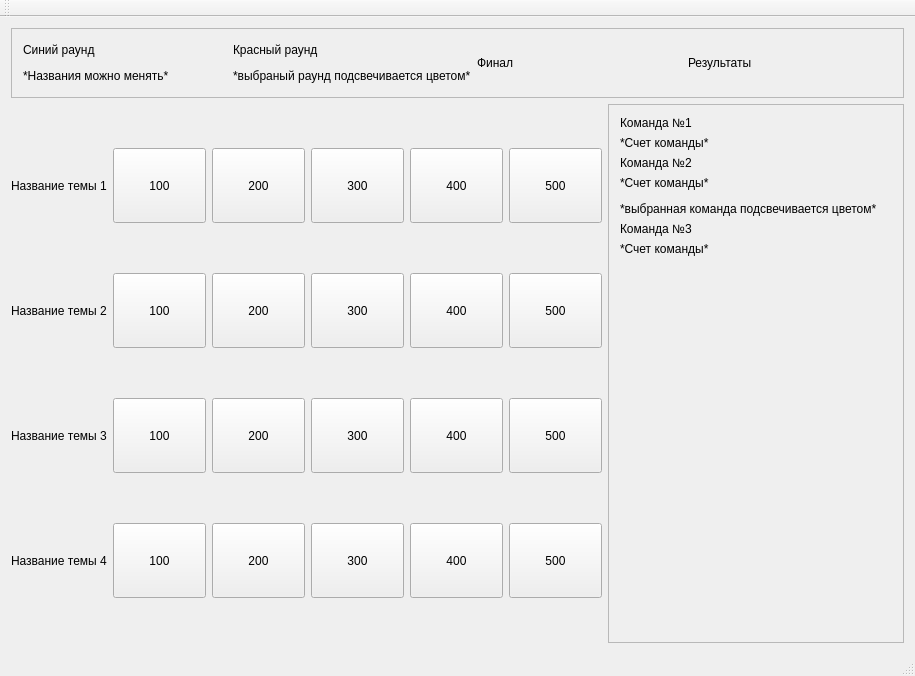
<?xml version="1.0" encoding="UTF-8"?>
<ui version="4.0">
 <class>GameView</class>
 <widget class="QMainWindow" name="GameView">
  <property name="geometry">
   <rect>
    <x>0</x>
    <y>0</y>
    <width>915</width>
    <height>676</height>
   </rect>
  </property>
  <property name="windowTitle">
   <string>Broad-minded</string>
  </property>
  <widget class="QWidget" name="centralWidget">
   <layout class="QVBoxLayout" name="verticalLayout_5">
    <item>
     <layout class="QGridLayout" name="gridLayout_3" rowstretch="0,1" columnstretch="10,5">
      <property name="horizontalSpacing">
       <number>6</number>
      </property>
      <item row="1" column="0">
       <layout class="QGridLayout" name="gridLayout_2" rowminimumheight="0,0,0,0">
        <property name="sizeConstraint">
         <enum>QLayout::SetDefaultConstraint</enum>
        </property>
        <item row="1" column="0">
         <widget class="QLabel" name="label_2">
          <property name="text">
           <string>Название темы 2</string>
          </property>
         </widget>
        </item>
        <item row="0" column="2">
         <widget class="QPushButton" name="pushButton_4">
          <property name="minimumSize">
           <size>
            <width>75</width>
            <height>75</height>
           </size>
          </property>
          <property name="text">
           <string>200</string>
          </property>
         </widget>
        </item>
        <item row="1" column="2">
         <widget class="QPushButton" name="pushButton_8">
          <property name="minimumSize">
           <size>
            <width>75</width>
            <height>75</height>
           </size>
          </property>
          <property name="text">
           <string>200</string>
          </property>
         </widget>
        </item>
        <item row="1" column="4">
         <widget class="QPushButton" name="pushButton_11">
          <property name="minimumSize">
           <size>
            <width>75</width>
            <height>75</height>
           </size>
          </property>
          <property name="text">
           <string>400</string>
          </property>
         </widget>
        </item>
        <item row="0" column="1">
         <widget class="QPushButton" name="pushButton_3">
          <property name="minimumSize">
           <size>
            <width>75</width>
            <height>75</height>
           </size>
          </property>
          <property name="text">
           <string>100</string>
          </property>
         </widget>
        </item>
        <item row="0" column="0">
         <widget class="QLabel" name="label">
          <property name="text">
           <string>Название темы 1</string>
          </property>
         </widget>
        </item>
        <item row="0" column="4">
         <widget class="QPushButton" name="pushButton_6">
          <property name="minimumSize">
           <size>
            <width>75</width>
            <height>75</height>
           </size>
          </property>
          <property name="text">
           <string>400</string>
          </property>
         </widget>
        </item>
        <item row="0" column="5">
         <widget class="QPushButton" name="pushButton_7">
          <property name="minimumSize">
           <size>
            <width>75</width>
            <height>75</height>
           </size>
          </property>
          <property name="text">
           <string>500</string>
          </property>
         </widget>
        </item>
        <item row="1" column="1">
         <widget class="QPushButton" name="pushButton_9">
          <property name="minimumSize">
           <size>
            <width>75</width>
            <height>75</height>
           </size>
          </property>
          <property name="text">
           <string>100</string>
          </property>
         </widget>
        </item>
        <item row="1" column="3">
         <widget class="QPushButton" name="pushButton_10">
          <property name="minimumSize">
           <size>
            <width>75</width>
            <height>75</height>
           </size>
          </property>
          <property name="text">
           <string>300</string>
          </property>
         </widget>
        </item>
        <item row="1" column="5">
         <widget class="QPushButton" name="pushButton_12">
          <property name="minimumSize">
           <size>
            <width>75</width>
            <height>75</height>
           </size>
          </property>
          <property name="text">
           <string>500</string>
          </property>
         </widget>
        </item>
        <item row="0" column="3">
         <widget class="QPushButton" name="pushButton_5">
          <property name="minimumSize">
           <size>
            <width>75</width>
            <height>75</height>
           </size>
          </property>
          <property name="text">
           <string>300</string>
          </property>
         </widget>
        </item>
        <item row="3" column="0">
         <widget class="QLabel" name="label_4">
          <property name="text">
           <string>Название темы 4</string>
          </property>
         </widget>
        </item>
        <item row="3" column="5">
         <widget class="QPushButton" name="pushButton_18">
          <property name="minimumSize">
           <size>
            <width>75</width>
            <height>75</height>
           </size>
          </property>
          <property name="text">
           <string>500</string>
          </property>
         </widget>
        </item>
        <item row="2" column="2">
         <widget class="QPushButton" name="pushButton_17">
          <property name="minimumSize">
           <size>
            <width>75</width>
            <height>75</height>
           </size>
          </property>
          <property name="text">
           <string>200</string>
          </property>
         </widget>
        </item>
        <item row="2" column="3">
         <widget class="QPushButton" name="pushButton_15">
          <property name="minimumSize">
           <size>
            <width>75</width>
            <height>75</height>
           </size>
          </property>
          <property name="text">
           <string>300</string>
          </property>
         </widget>
        </item>
        <item row="2" column="0">
         <widget class="QLabel" name="label_3">
          <property name="text">
           <string>Название темы 3</string>
          </property>
         </widget>
        </item>
        <item row="2" column="5">
         <widget class="QPushButton" name="pushButton_13">
          <property name="minimumSize">
           <size>
            <width>75</width>
            <height>75</height>
           </size>
          </property>
          <property name="text">
           <string>500</string>
          </property>
         </widget>
        </item>
        <item row="3" column="4">
         <widget class="QPushButton" name="pushButton_19">
          <property name="minimumSize">
           <size>
            <width>75</width>
            <height>75</height>
           </size>
          </property>
          <property name="text">
           <string>400</string>
          </property>
         </widget>
        </item>
        <item row="3" column="1">
         <widget class="QPushButton" name="pushButton_21">
          <property name="minimumSize">
           <size>
            <width>75</width>
            <height>75</height>
           </size>
          </property>
          <property name="text">
           <string>100</string>
          </property>
         </widget>
        </item>
        <item row="2" column="4">
         <widget class="QPushButton" name="pushButton_14">
          <property name="minimumSize">
           <size>
            <width>75</width>
            <height>75</height>
           </size>
          </property>
          <property name="text">
           <string>400</string>
          </property>
         </widget>
        </item>
        <item row="2" column="1">
         <widget class="QPushButton" name="pushButton_16">
          <property name="minimumSize">
           <size>
            <width>75</width>
            <height>75</height>
           </size>
          </property>
          <property name="text">
           <string>100</string>
          </property>
         </widget>
        </item>
        <item row="3" column="2">
         <widget class="QPushButton" name="pushButton_22">
          <property name="minimumSize">
           <size>
            <width>75</width>
            <height>75</height>
           </size>
          </property>
          <property name="text">
           <string>200</string>
          </property>
         </widget>
        </item>
        <item row="3" column="3">
         <widget class="QPushButton" name="pushButton_20">
          <property name="minimumSize">
           <size>
            <width>75</width>
            <height>75</height>
           </size>
          </property>
          <property name="text">
           <string>300</string>
          </property>
         </widget>
        </item>
       </layout>
      </item>
      <item row="0" column="0" colspan="2">
       <widget class="QScrollArea" name="scrollArea_2">
        <property name="sizePolicy">
         <sizepolicy hsizetype="Expanding" vsizetype="Minimum">
          <horstretch>0</horstretch>
          <verstretch>0</verstretch>
         </sizepolicy>
        </property>
        <property name="widgetResizable">
         <bool>true</bool>
        </property>
        <widget class="QWidget" name="scrollAreaWidgetContents_2">
         <property name="geometry">
          <rect>
           <x>0</x>
           <y>0</y>
           <width>893</width>
           <height>69</height>
          </rect>
         </property>
         <property name="sizePolicy">
          <sizepolicy hsizetype="Preferred" vsizetype="Minimum">
           <horstretch>0</horstretch>
           <verstretch>0</verstretch>
          </sizepolicy>
         </property>
         <layout class="QVBoxLayout" name="verticalLayout_6">
          <property name="sizeConstraint">
           <enum>QLayout::SetDefaultConstraint</enum>
          </property>
          <item>
           <layout class="QHBoxLayout" name="horizontalLayout">
            <property name="sizeConstraint">
             <enum>QLayout::SetDefaultConstraint</enum>
            </property>
            <item>
             <widget class="QLabel" name="label_5">
              <property name="text">
               <string>&lt;html&gt;&lt;head/&gt;&lt;body&gt;&lt;p&gt;Синий раунд&lt;/p&gt;&lt;p&gt;*Названия можно менять*&lt;/p&gt;&lt;/body&gt;&lt;/html&gt;</string>
              </property>
             </widget>
            </item>
            <item>
             <widget class="QLabel" name="label_6">
              <property name="text">
               <string>&lt;html&gt;&lt;head/&gt;&lt;body&gt;&lt;p&gt;Красный раунд&lt;/p&gt;&lt;p&gt;*выбраный раунд подсвечивается цветом*&lt;/p&gt;&lt;/body&gt;&lt;/html&gt;</string>
              </property>
             </widget>
            </item>
            <item>
             <widget class="QLabel" name="label_7">
              <property name="text">
               <string>Финал</string>
              </property>
             </widget>
            </item>
            <item>
             <widget class="QLabel" name="label_8">
              <property name="text">
               <string>Результаты</string>
              </property>
             </widget>
            </item>
           </layout>
          </item>
         </layout>
        </widget>
       </widget>
      </item>
      <item row="1" column="1">
       <widget class="QScrollArea" name="scrollArea">
        <property name="sizePolicy">
         <sizepolicy hsizetype="Expanding" vsizetype="Expanding">
          <horstretch>0</horstretch>
          <verstretch>0</verstretch>
         </sizepolicy>
        </property>
        <property name="minimumSize">
         <size>
          <width>200</width>
          <height>0</height>
         </size>
        </property>
        <property name="widgetResizable">
         <bool>true</bool>
        </property>
        <widget class="QWidget" name="scrollAreaWidgetContents">
         <property name="geometry">
          <rect>
           <x>0</x>
           <y>0</y>
           <width>294</width>
           <height>524</height>
          </rect>
         </property>
         <property name="sizePolicy">
          <sizepolicy hsizetype="Minimum" vsizetype="Preferred">
           <horstretch>0</horstretch>
           <verstretch>0</verstretch>
          </sizepolicy>
         </property>
         <property name="layoutDirection">
          <enum>Qt::LeftToRight</enum>
         </property>
         <layout class="QVBoxLayout" name="verticalLayout_7">
          <item>
           <layout class="QVBoxLayout" name="verticalLayout">
            <property name="sizeConstraint">
             <enum>QLayout::SetDefaultConstraint</enum>
            </property>
            <item>
             <layout class="QVBoxLayout" name="verticalLayout_2">
              <property name="sizeConstraint">
               <enum>QLayout::SetDefaultConstraint</enum>
              </property>
              <item>
               <widget class="QLabel" name="label_10">
                <property name="sizePolicy">
                 <sizepolicy hsizetype="Preferred" vsizetype="Preferred">
                  <horstretch>0</horstretch>
                  <verstretch>0</verstretch>
                 </sizepolicy>
                </property>
                <property name="text">
                 <string>Команда №1</string>
                </property>
               </widget>
              </item>
              <item>
               <widget class="QLabel" name="label_11">
                <property name="sizePolicy">
                 <sizepolicy hsizetype="Preferred" vsizetype="Preferred">
                  <horstretch>0</horstretch>
                  <verstretch>0</verstretch>
                 </sizepolicy>
                </property>
                <property name="text">
                 <string>*Счет команды*</string>
                </property>
               </widget>
              </item>
             </layout>
            </item>
            <item>
             <layout class="QVBoxLayout" name="verticalLayout_3">
              <property name="sizeConstraint">
               <enum>QLayout::SetDefaultConstraint</enum>
              </property>
              <item>
               <widget class="QLabel" name="label_12">
                <property name="sizePolicy">
                 <sizepolicy hsizetype="Preferred" vsizetype="Preferred">
                  <horstretch>0</horstretch>
                  <verstretch>0</verstretch>
                 </sizepolicy>
                </property>
                <property name="text">
                 <string>Команда №2</string>
                </property>
               </widget>
              </item>
              <item>
               <widget class="QLabel" name="label_13">
                <property name="sizePolicy">
                 <sizepolicy hsizetype="Preferred" vsizetype="Preferred">
                  <horstretch>0</horstretch>
                  <verstretch>0</verstretch>
                 </sizepolicy>
                </property>
                <property name="text">
                 <string>&lt;html&gt;&lt;head/&gt;&lt;body&gt;&lt;p&gt;*Счет команды*&lt;/p&gt;&lt;p&gt;*выбранная команда подсвечивается цветом*&lt;/p&gt;&lt;/body&gt;&lt;/html&gt;</string>
                </property>
               </widget>
              </item>
             </layout>
            </item>
            <item>
             <layout class="QVBoxLayout" name="verticalLayout_4">
              <property name="sizeConstraint">
               <enum>QLayout::SetDefaultConstraint</enum>
              </property>
              <item>
               <widget class="QLabel" name="label_14">
                <property name="sizePolicy">
                 <sizepolicy hsizetype="Preferred" vsizetype="Preferred">
                  <horstretch>0</horstretch>
                  <verstretch>0</verstretch>
                 </sizepolicy>
                </property>
                <property name="text">
                 <string>Команда №3</string>
                </property>
               </widget>
              </item>
              <item>
               <widget class="QLabel" name="label_15">
                <property name="sizePolicy">
                 <sizepolicy hsizetype="Preferred" vsizetype="Preferred">
                  <horstretch>0</horstretch>
                  <verstretch>0</verstretch>
                 </sizepolicy>
                </property>
                <property name="text">
                 <string>*Счет команды*</string>
                </property>
               </widget>
              </item>
             </layout>
            </item>
            <item>
             <spacer name="verticalSpacer">
              <property name="orientation">
               <enum>Qt::Vertical</enum>
              </property>
              <property name="sizeHint" stdset="0">
               <size>
                <width>20</width>
                <height>40</height>
               </size>
              </property>
             </spacer>
            </item>
           </layout>
          </item>
         </layout>
        </widget>
       </widget>
      </item>
     </layout>
    </item>
   </layout>
  </widget>
  <widget class="QMenuBar" name="menuBar">
   <property name="geometry">
    <rect>
     <x>0</x>
     <y>0</y>
     <width>915</width>
     <height>21</height>
    </rect>
   </property>
  </widget>
  <widget class="QToolBar" name="mainToolBar">
   <attribute name="toolBarArea">
    <enum>TopToolBarArea</enum>
   </attribute>
   <attribute name="toolBarBreak">
    <bool>false</bool>
   </attribute>
  </widget>
  <widget class="QStatusBar" name="statusBar"/>
 </widget>
 <layoutdefault spacing="6" margin="11"/>
 <resources/>
 <connections/>
</ui>
